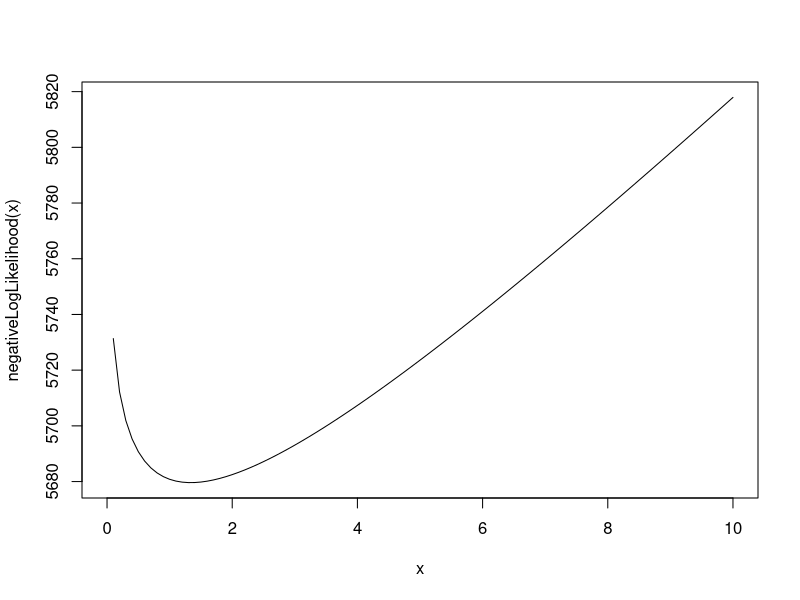

The R script that drew this image:
## ---- chunk 1
library(tidyverse)
require("stats4")
## ---- chunk 2
voltage_data <- read_csv("voltage_spikes.csv")
n_new <- nrow(voltage_data)
x <- voltage_data$overvoltage
head(x)
print(length(x))

## ---- chunk 3


negativeLogLikelihood <- function(alpha) {
  sumTing <- n_new*log(alpha) + (alpha-1)*sum(log(x)) - sum(x^alpha)
  return(-sumTing)
}
# 

curve(negativeLogLikelihood, 0, 10)

fit <- mle((negativeLogLikelihood), start = list(alpha = 1), method = "L-BFGS-B")
print(summary(fit))


sd = 0.1762217
alpha_hat = 1.194001

lower = alpha_hat  - qnorm(0.95) * sd
upper = alpha_hat + qnorm(0.95) * sd

print(lower)
print(upper)
